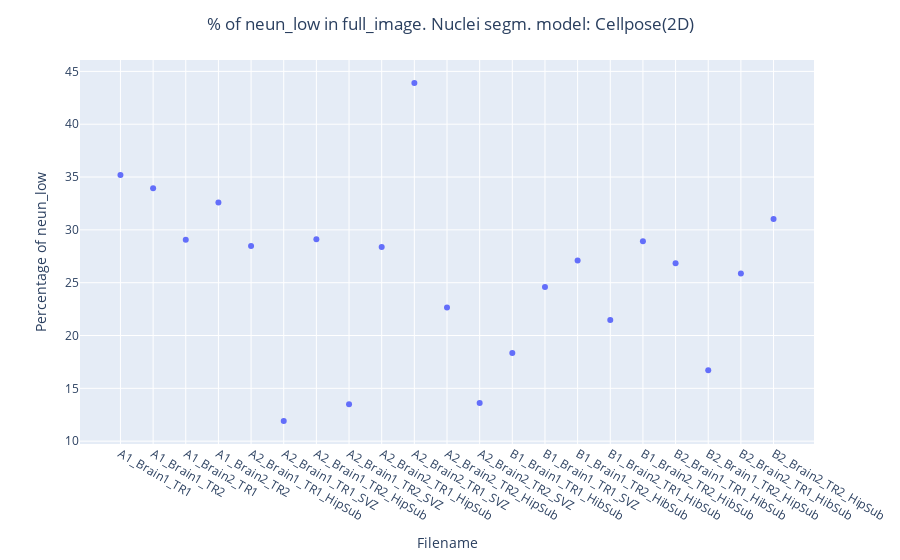
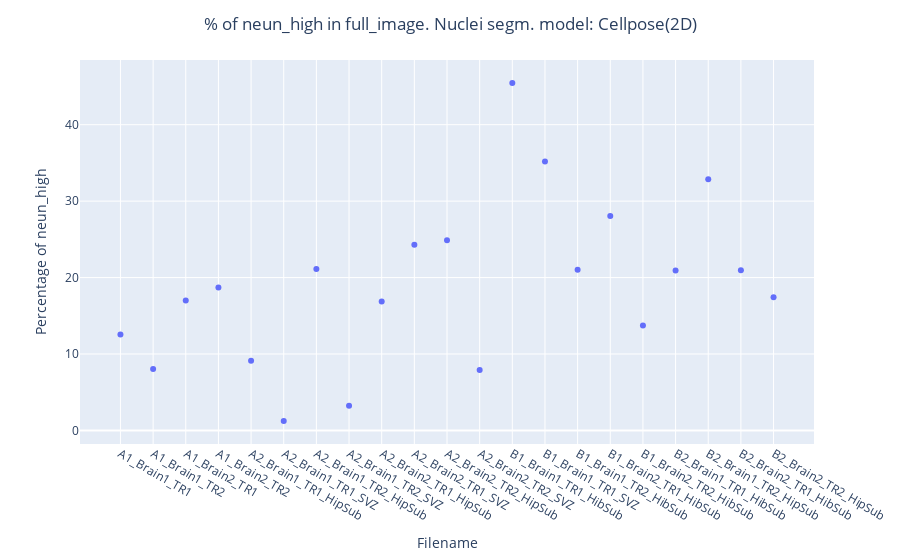
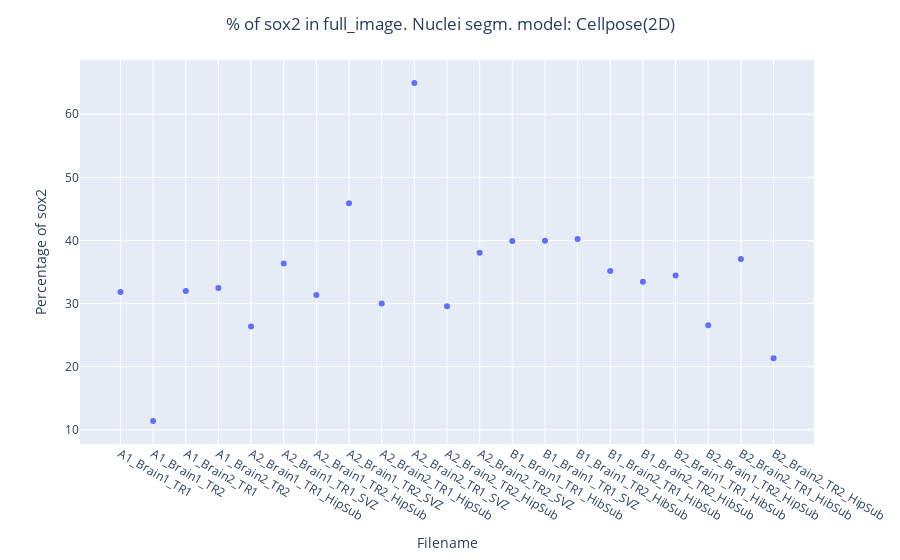
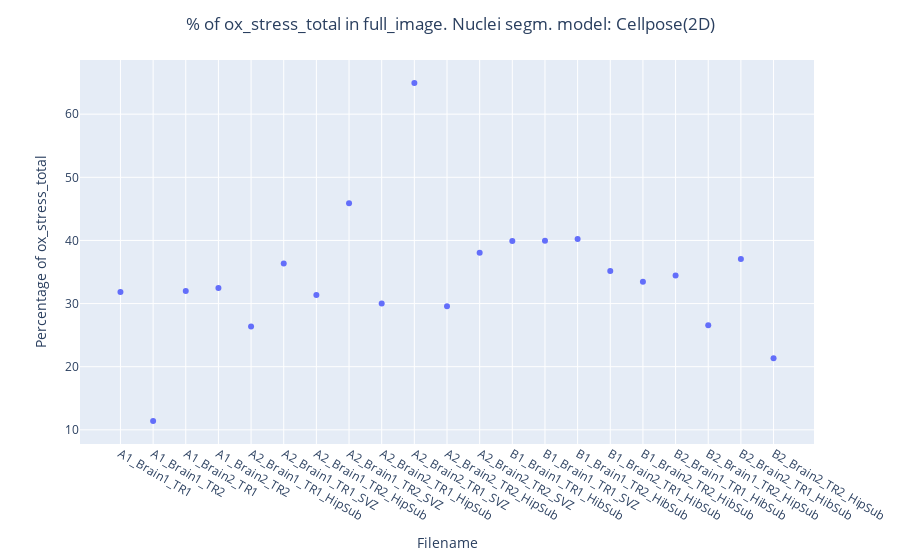

Here is the notebook cell these charts were saved with, in order:
### Code cell
# Plot the resulting cell population percentages of a per filename per ROI basis
plot_perc_pop_per_filename_roi(percentage_true, model_name, segmentation_type)

### Figure 1 — Plotly figure (JSON) as saved in the notebook; plotly's stock layout.template omitted (floating-point values rounded to 4 significant figures)
{"data": [{"customdata": [[0], [1], [2], [3], [4], [5], [6], [7], [8], [9], [10], [11], [12], [13], [14], [15], [16], [17], [18], [19], [20]], "hovertemplate": "filename=%{x}<br>neun_low=%{y}<br>index=%{customdata[0]}<extra></extra>", "legendgroup": "", "marker": {"color": "#636efa", "symbol": "circle"}, "mode": "markers", "name": "", "orientation": "v", "showlegend": false, "type": "scatter", "x": ["A1_Brain1_TR1", "A1_Brain1_TR2", "A1_Brain2_TR1", "A1_Brain2_TR2", "A2_Brain1_TR1_HipSub", "A2_Brain1_TR1_SVZ", "A2_Brain1_TR2_HipSub", "A2_Brain1_TR2_SVZ", "A2_Brain2_TR1_HipSub", "A2_Brain2_TR1_SVZ", "A2_Brain2_TR2_HipSub", "A2_Brain2_TR2_SVZ", "B1_Brain1_TR1_HibSub", "B1_Brain1_TR1_SVZ", "B1_Brain1_TR2_HibSub", "B1_Brain2_TR1_HibSub", "B1_Brain2_TR2_HibSub", "B2_Brain1_TR1_HibSub", "B2_Brain1_TR2_HipSub", "B2_Brain2_TR1_HibSub", "B2_Brain2_TR2_HipSub"], "xaxis": "x", "y": [35.19, 33.94, 29.06, 32.59, 28.46, 11.9, 29.12, 13.5, 28.38, 43.91, 22.65, 13.62, 18.33, 24.59, 27.1, 21.47, 28.92, 26.85, 16.71, 25.88, 31.03], "yaxis": "y"}], "layout": {"legend": {"title": {"text": "ROI"}, "tracegroupgap": 0}, "margin": {"t": 60}, "title": {"text": "% of neun_low in full_image. Nuclei segm. model: Cellpose(2D)", "x": 0.5, "xanchor": "center"}, "xaxis": {"anchor": "y", "domain": [0, 1], "title": {"text": "Filename"}}, "yaxis": {"anchor": "x", "domain": [0, 1], "title": {"text": "Percentage of neun_low"}}}}

### Figure 2 — Plotly figure (JSON) as saved in the notebook; plotly's stock layout.template omitted (floating-point values rounded to 4 significant figures)
{"data": [{"customdata": [[0], [1], [2], [3], [4], [5], [6], [7], [8], [9], [10], [11], [12], [13], [14], [15], [16], [17], [18], [19], [20]], "hovertemplate": "filename=%{x}<br>neun_high=%{y}<br>index=%{customdata[0]}<extra></extra>", "legendgroup": "", "marker": {"color": "#636efa", "symbol": "circle"}, "mode": "markers", "name": "", "orientation": "v", "showlegend": false, "type": "scatter", "x": ["A1_Brain1_TR1", "A1_Brain1_TR2", "A1_Brain2_TR1", "A1_Brain2_TR2", "A2_Brain1_TR1_HipSub", "A2_Brain1_TR1_SVZ", "A2_Brain1_TR2_HipSub", "A2_Brain1_TR2_SVZ", "A2_Brain2_TR1_HipSub", "A2_Brain2_TR1_SVZ", "A2_Brain2_TR2_HipSub", "A2_Brain2_TR2_SVZ", "B1_Brain1_TR1_HibSub", "B1_Brain1_TR1_SVZ", "B1_Brain1_TR2_HibSub", "B1_Brain2_TR1_HibSub", "B1_Brain2_TR2_HibSub", "B2_Brain1_TR1_HibSub", "B2_Brain1_TR2_HipSub", "B2_Brain2_TR1_HibSub", "B2_Brain2_TR2_HipSub"], "xaxis": "x", "y": [12.54, 8.021, 17.01, 18.69, 9.128, 1.227, 21.12, 3.237, 16.88, 24.3, 24.88, 7.901, 45.46, 35.19, 21.01, 28.05, 13.73, 20.92, 32.86, 20.94, 17.44], "yaxis": "y"}], "layout": {"legend": {"title": {"text": "ROI"}, "tracegroupgap": 0}, "margin": {"t": 60}, "title": {"text": "% of neun_high in full_image. Nuclei segm. model: Cellpose(2D)", "x": 0.5, "xanchor": "center"}, "xaxis": {"anchor": "y", "domain": [0, 1], "title": {"text": "Filename"}}, "yaxis": {"anchor": "x", "domain": [0, 1], "title": {"text": "Percentage of neun_high"}}}}

### Figure 3 — Plotly figure (JSON) as saved in the notebook; plotly's stock layout.template omitted (floating-point values rounded to 4 significant figures)
{"data": [{"customdata": [[0], [1], [2], [3], [4], [5], [6], [7], [8], [9], [10], [11], [12], [13], [14], [15], [16], [17], [18], [19], [20]], "hovertemplate": "filename=%{x}<br>sox2=%{y}<br>index=%{customdata[0]}<extra></extra>", "legendgroup": "", "marker": {"color": "#636efa", "symbol": "circle"}, "mode": "markers", "name": "", "orientation": "v", "showlegend": false, "type": "scatter", "x": ["A1_Brain1_TR1", "A1_Brain1_TR2", "A1_Brain2_TR1", "A1_Brain2_TR2", "A2_Brain1_TR1_HipSub", "A2_Brain1_TR1_SVZ", "A2_Brain1_TR2_HipSub", "A2_Brain1_TR2_SVZ", "A2_Brain2_TR1_HipSub", "A2_Brain2_TR1_SVZ", "A2_Brain2_TR2_HipSub", "A2_Brain2_TR2_SVZ", "B1_Brain1_TR1_HibSub", "B1_Brain1_TR1_SVZ", "B1_Brain1_TR2_HibSub", "B1_Brain2_TR1_HibSub", "B1_Brain2_TR2_HibSub", "B2_Brain1_TR1_HibSub", "B2_Brain1_TR2_HipSub", "B2_Brain2_TR1_HibSub", "B2_Brain2_TR2_HipSub"], "xaxis": "x", "y": [31.83, 11.39, 32.0, 32.45, 26.37, 36.35, 31.35, 45.89, 30.03, 64.95, 29.57, 38.05, 39.92, 39.95, 40.23, 35.17, 33.45, 34.45, 26.56, 37.05, 21.33], "yaxis": "y"}], "layout": {"legend": {"title": {"text": "ROI"}, "tracegroupgap": 0}, "margin": {"t": 60}, "title": {"text": "% of sox2 in full_image. Nuclei segm. model: Cellpose(2D)", "x": 0.5, "xanchor": "center"}, "xaxis": {"anchor": "y", "domain": [0, 1], "title": {"text": "Filename"}}, "yaxis": {"anchor": "x", "domain": [0, 1], "title": {"text": "Percentage of sox2"}}}}

### Figure 4 — Plotly figure (JSON) as saved in the notebook; plotly's stock layout.template omitted (floating-point values rounded to 4 significant figures)
{"data": [{"customdata": [[0], [1], [2], [3], [4], [5], [6], [7], [8], [9], [10], [11], [12], [13], [14], [15], [16], [17], [18], [19], [20]], "hovertemplate": "filename=%{x}<br>ox_stress_total=%{y}<br>index=%{customdata[0]}<extra></extra>", "legendgroup": "", "marker": {"color": "#636efa", "symbol": "circle"}, "mode": "markers", "name": "", "orientation": "v", "showlegend": false, "type": "scatter", "x": ["A1_Brain1_TR1", "A1_Brain1_TR2", "A1_Brain2_TR1", "A1_Brain2_TR2", "A2_Brain1_TR1_HipSub", "A2_Brain1_TR1_SVZ", "A2_Brain1_TR2_HipSub", "A2_Brain1_TR2_SVZ", "A2_Brain2_TR1_HipSub", "A2_Brain2_TR1_SVZ", "A2_Brain2_TR2_HipSub", "A2_Brain2_TR2_SVZ", "B1_Brain1_TR1_HibSub", "B1_Brain1_TR1_SVZ", "B1_Brain1_TR2_HibSub", "B1_Brain2_TR1_HibSub", "B1_Brain2_TR2_HibSub", "B2_Brain1_TR1_HibSub", "B2_Brain1_TR2_HipSub", "B2_Brain2_TR1_HibSub", "B2_Brain2_TR2_HipSub"], "xaxis": "x", "y": [31.83, 11.39, 32.0, 32.45, 26.37, 36.35, 31.35, 45.89, 30.03, 64.95, 29.57, 38.05, 39.92, 39.95, 40.23, 35.17, 33.45, 34.45, 26.56, 37.05, 21.33], "yaxis": "y"}], "layout": {"legend": {"title": {"text": "ROI"}, "tracegroupgap": 0}, "margin": {"t": 60}, "title": {"text": "% of ox_stress_total in full_image. Nuclei segm. model: Cellpose(2D)", "x": 0.5, "xanchor": "center"}, "xaxis": {"anchor": "y", "domain": [0, 1], "title": {"text": "Filename"}}, "yaxis": {"anchor": "x", "domain": [0, 1], "title": {"text": "Percentage of ox_stress_total"}}}}
